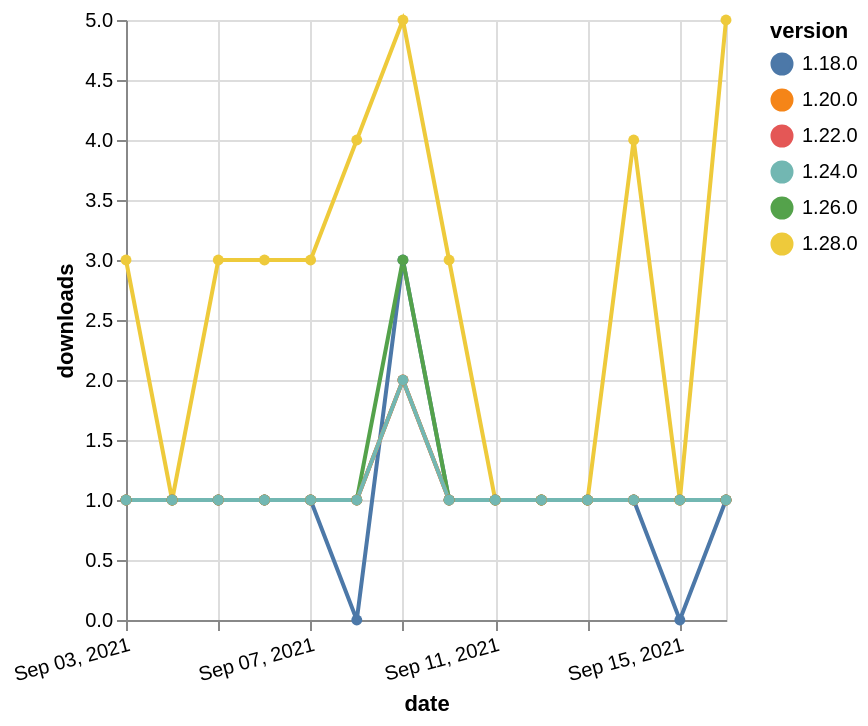

Here is the Vega-Lite specification saved for this chart:
### Vega-Lite specification from a JSON file in a GitHub repository (floating-point values rounded to 4 significant figures)
{"$schema": "https://vega.github.io/schema/vega-lite/v5.json", "description": "A simple bar chart with embedded data.", "data": {"values": [{"date": "2021-09-03", "total": 281, "delta": 1, "version": "1.18.0"}, {"date": "2021-09-04", "total": 282, "delta": 1, "version": "1.18.0"}, {"date": "2021-09-05", "total": 283, "delta": 1, "version": "1.18.0"}, {"date": "2021-09-06", "total": 284, "delta": 1, "version": "1.18.0"}, {"date": "2021-09-07", "total": 285, "delta": 1, "version": "1.18.0"}, {"date": "2021-09-08", "total": 285, "delta": 0, "version": "1.18.0"}, {"date": "2021-09-09", "total": 288, "delta": 3, "version": "1.18.0"}, {"date": "2021-09-10", "total": 289, "delta": 1, "version": "1.18.0"}, {"date": "2021-09-11", "total": 290, "delta": 1, "version": "1.18.0"}, {"date": "2021-09-12", "total": 291, "delta": 1, "version": "1.18.0"}, {"date": "2021-09-13", "total": 292, "delta": 1, "version": "1.18.0"}, {"date": "2021-09-14", "total": 293, "delta": 1, "version": "1.18.0"}, {"date": "2021-09-15", "total": 293, "delta": 0, "version": "1.18.0"}, {"date": "2021-09-16", "total": 294, "delta": 1, "version": "1.18.0"}, {"date": "2021-09-03", "total": 214, "delta": 1, "version": "1.22.0"}, {"date": "2021-09-04", "total": 215, "delta": 1, "version": "1.22.0"}, {"date": "2021-09-05", "total": 216, "delta": 1, "version": "1.22.0"}, {"date": "2021-09-06", "total": 217, "delta": 1, "version": "1.22.0"}, {"date": "2021-09-07", "total": 218, "delta": 1, "version": "1.22.0"}, {"date": "2021-09-08", "total": 219, "delta": 1, "version": "1.22.0"}, {"date": "2021-09-09", "total": 221, "delta": 2, "version": "1.22.0"}, {"date": "2021-09-10", "total": 222, "delta": 1, "version": "1.22.0"}, {"date": "2021-09-11", "total": 223, "delta": 1, "version": "1.22.0"}, {"date": "2021-09-12", "total": 224, "delta": 1, "version": "1.22.0"}, {"date": "2021-09-13", "total": 225, "delta": 1, "version": "1.22.0"}, {"date": "2021-09-14", "total": 226, "delta": 1, "version": "1.22.0"}, {"date": "2021-09-15", "total": 227, "delta": 1, "version": "1.22.0"}, {"date": "2021-09-16", "total": 228, "delta": 1, "version": "1.22.0"}, {"date": "2021-09-03", "total": 154, "delta": 3, "version": "1.28.0"}, {"date": "2021-09-04", "total": 155, "delta": 1, "version": "1.28.0"}, {"date": "2021-09-05", "total": 158, "delta": 3, "version": "1.28.0"}, {"date": "2021-09-06", "total": 161, "delta": 3, "version": "1.28.0"}, {"date": "2021-09-07", "total": 164, "delta": 3, "version": "1.28.0"}, {"date": "2021-09-08", "total": 168, "delta": 4, "version": "1.28.0"}, {"date": "2021-09-09", "total": 173, "delta": 5, "version": "1.28.0"}, {"date": "2021-09-10", "total": 176, "delta": 3, "version": "1.28.0"}, {"date": "2021-09-11", "total": 177, "delta": 1, "version": "1.28.0"}, {"date": "2021-09-12", "total": 178, "delta": 1, "version": "1.28.0"}, {"date": "2021-09-13", "total": 179, "delta": 1, "version": "1.28.0"}, {"date": "2021-09-14", "total": 183, "delta": 4, "version": "1.28.0"}, {"date": "2021-09-15", "total": 184, "delta": 1, "version": "1.28.0"}, {"date": "2021-09-16", "total": 189, "delta": 5, "version": "1.28.0"}, {"date": "2021-09-03", "total": 246, "delta": 1, "version": "1.26.0"}, {"date": "2021-09-04", "total": 247, "delta": 1, "version": "1.26.0"}, {"date": "2021-09-05", "total": 248, "delta": 1, "version": "1.26.0"}, {"date": "2021-09-06", "total": 249, "delta": 1, "version": "1.26.0"}, {"date": "2021-09-07", "total": 250, "delta": 1, "version": "1.26.0"}, {"date": "2021-09-08", "total": 251, "delta": 1, "version": "1.26.0"}, {"date": "2021-09-09", "total": 254, "delta": 3, "version": "1.26.0"}, {"date": "2021-09-10", "total": 255, "delta": 1, "version": "1.26.0"}, {"date": "2021-09-11", "total": 256, "delta": 1, "version": "1.26.0"}, {"date": "2021-09-12", "total": 257, "delta": 1, "version": "1.26.0"}, {"date": "2021-09-13", "total": 258, "delta": 1, "version": "1.26.0"}, {"date": "2021-09-14", "total": 259, "delta": 1, "version": "1.26.0"}, {"date": "2021-09-15", "total": 260, "delta": 1, "version": "1.26.0"}, {"date": "2021-09-16", "total": 261, "delta": 1, "version": "1.26.0"}, {"date": "2021-09-03", "total": 220, "delta": 1, "version": "1.20.0"}, {"date": "2021-09-04", "total": 221, "delta": 1, "version": "1.20.0"}, {"date": "2021-09-05", "total": 222, "delta": 1, "version": "1.20.0"}, {"date": "2021-09-06", "total": 223, "delta": 1, "version": "1.20.0"}, {"date": "2021-09-07", "total": 224, "delta": 1, "version": "1.20.0"}, {"date": "2021-09-08", "total": 225, "delta": 1, "version": "1.20.0"}, {"date": "2021-09-09", "total": 227, "delta": 2, "version": "1.20.0"}, {"date": "2021-09-10", "total": 228, "delta": 1, "version": "1.20.0"}, {"date": "2021-09-11", "total": 229, "delta": 1, "version": "1.20.0"}, {"date": "2021-09-12", "total": 230, "delta": 1, "version": "1.20.0"}, {"date": "2021-09-13", "total": 231, "delta": 1, "version": "1.20.0"}, {"date": "2021-09-14", "total": 232, "delta": 1, "version": "1.20.0"}, {"date": "2021-09-15", "total": 233, "delta": 1, "version": "1.20.0"}, {"date": "2021-09-16", "total": 234, "delta": 1, "version": "1.20.0"}, {"date": "2021-09-03", "total": 175, "delta": 1, "version": "1.24.0"}, {"date": "2021-09-04", "total": 176, "delta": 1, "version": "1.24.0"}, {"date": "2021-09-05", "total": 177, "delta": 1, "version": "1.24.0"}, {"date": "2021-09-06", "total": 178, "delta": 1, "version": "1.24.0"}, {"date": "2021-09-07", "total": 179, "delta": 1, "version": "1.24.0"}, {"date": "2021-09-08", "total": 180, "delta": 1, "version": "1.24.0"}, {"date": "2021-09-09", "total": 182, "delta": 2, "version": "1.24.0"}, {"date": "2021-09-10", "total": 183, "delta": 1, "version": "1.24.0"}, {"date": "2021-09-11", "total": 184, "delta": 1, "version": "1.24.0"}, {"date": "2021-09-12", "total": 185, "delta": 1, "version": "1.24.0"}, {"date": "2021-09-13", "total": 186, "delta": 1, "version": "1.24.0"}, {"date": "2021-09-14", "total": 187, "delta": 1, "version": "1.24.0"}, {"date": "2021-09-15", "total": 188, "delta": 1, "version": "1.24.0"}, {"date": "2021-09-16", "total": 189, "delta": 1, "version": "1.24.0"}]}, "width": "container", "mark": {"type": "line", "point": {"filled": true}}, "encoding": {"x": {"field": "date", "type": "temporal", "timeUnit": "yearmonthdate", "title": "date", "axis": {"labelAngle": -15}}, "y": {"field": "delta", "type": "quantitative", "title": "downloads"}, "color": {"field": "version", "type": "nominal"}, "tooltip": {"field": "delta"}}}
